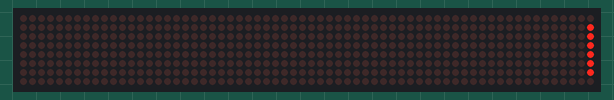
This sketch was run on a simulated Arduino Uno, built with avr-gcc and run on an emulated ATmega328P. On the bench: 64×8 LED matrix.

Above: at 0.15 s.
At 5.05 s:
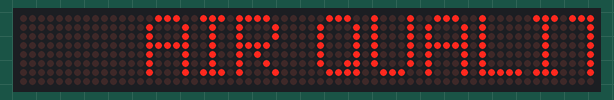
At 10.05 s:
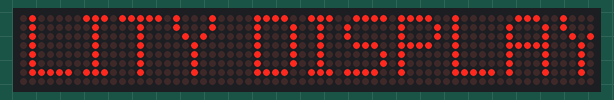
At 20.4 s:
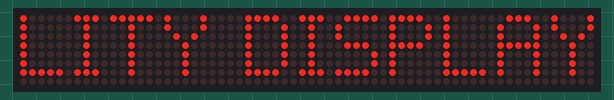
At 30.15 s:
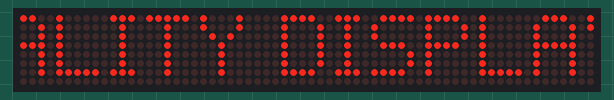
At 39.95 s:
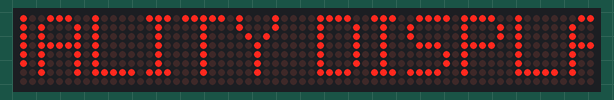

The sketch:

LED_DISPLAY_UNO.ino
```cpp
#include <MD_Parola.h>
#include <MD_MAX72xx.h>
#include <SPI.h>

#define HARDWARE_TYPE MD_MAX72XX::FC16_HW
#define MAX_DEVICES 8
#define CLK_PIN 13
#define DATA_PIN 11
#define CS_PIN 3

MD_MAX72XX mx = MD_MAX72XX(HARDWARE_TYPE, DATA_PIN, CLK_PIN, CS_PIN, MAX_DEVICES);
MD_Parola parola = MD_Parola(HARDWARE_TYPE, DATA_PIN, CLK_PIN, CS_PIN, MAX_DEVICES);

char displayText[50] = "AIR QUALITY DISPLAY";

void setup() {
  Serial.begin(9600);
  parola.begin();
  parola.setIntensity(8);
  parola.displayText(displayText, PA_CENTER, 100, 0, PA_SCROLL_LEFT, PA_NO_EFFECT);
}

void loop() {
  if (parola.displayAnimate()) {
    parola.displayReset();
  }
}
```
